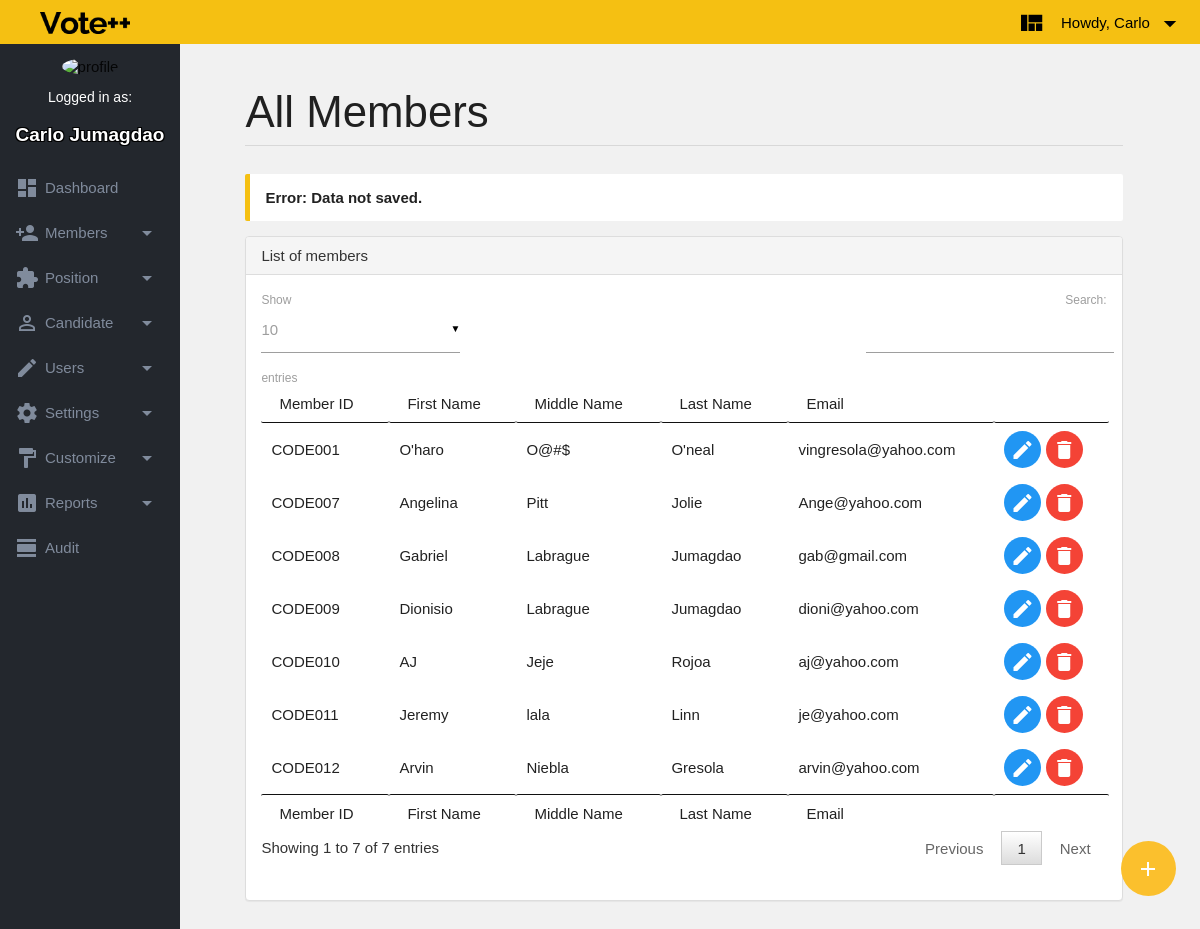
/pages/member.php?mes=1 (signed in), run on the app's committed database.
### tables this page shows
CREATE TABLE `tblMember` (
  `strMemberId` varchar(45) NOT NULL,
  `strMemFname` varchar(45) NOT NULL,
  `strMemMname` varchar(45) DEFAULT NULL,
  `strMemLname` varchar(45) NOT NULL,
  `strMemEmail` varchar(45) NOT NULL,
  `intMemSecId` int(11) NOT NULL DEFAULT '0',
  `strMemSecAnswer` varchar(80) DEFAULT NULL,
  `strMemPasscode` char(8) DEFAULT NULL,
  `datMemVoted` date DEFAULT NULL,
  `blDelete` tinyint(1) NOT NULL DEFAULT '0',
  PRIMARY KEY (`strMemberId`),
  UNIQUE KEY `strMemPasscode_UNIQUE` (`strMemPasscode`),
  KEY `fkMemSec_idx` (`intMemSecId`)
);

### pages/member.tmpl.php (the view, shortened to what this page needs)
<html>
<head>
<link href="../assets/css/prism.css" type="text/css" rel="stylesheet" media="screen,projection"
<link href="../assets/css/cdn-datatable/jquery.dataTables.min.css" type="text/css" rel="stylesheet" media="screen,projection">
<link href="../assets/plugins/jquery.dataTables.min.css" type="text/css" rel="stylesheet" media="screen,projection">
<link href="../assets/css/chartist.min.css" type="text/css" rel="stylesheet" media="screen,projection">
</head>
<body>
    <div id="content">
        <div class="container">
            <div class="row">
                <div class="col s12">
                    <h3 class="page-header">
                        All Members
                    </h3>
                </div>
                <div class="col s12">
                    <?php if(isset($_GET['mes'])){
                        $intMes = $_GET['mes'];
                        if($intMes == 1){?>
                            <div class="card-panel white">
                                <span style="font-weight: bold" class="<?=$strClassName?>">
                                    Error: Data not saved.
                                </span>
                            </div>
                        <?php } else if($intMes == 2){ ?>
                            <div class="card-panel white">
                                <span style="font-weight: bold" class="<?=$strClassName?>">
                                    Data Saved.
                                </span>
                            </div>
                        <?php }
                    } ?>
                </div>
                <div class="col s12">
                    <div class="panel panel-default">
                        <div class="panel-heading">
                            List of members
                        </div>
                        <div class="panel-body">
                            <div class="row">
                                <div class="col s12">
                                    <table id="data-table-simple" class="member-table" cellspacing="0" role="grid" aria-describedby="data-table-simple_info">
                                        <thead>
                                            <tr>
                                                <td>Member ID</td>
                                                <td>First Name</td>
                                                <td>Middle Name</td>
                                                <td>Last Name</td>
                                                <td>Email</td>
                                                <td></td>
                                            </tr>
                                        </thead>
                                        <tfoot>
                                            <tr>
                                                <td>Member ID</td>
                                                <td>First Name</td>
                                                <td>Middle Name</td>
                                                <td>Last Name</td>
                                                <td>Email</td>
                                                <td></td>
                                            </tr>
                                        </tfoot>
                                        <tbody>
                                            <?php
                                                foreach ($qrMemberRows as $strMemberRow) {
                                                    echo "<tr>";
                                                    $strMemID = $strMemberRow['strMemberId'];
                                                    $strMemFname = $strMemberRow['strMemFname'];
                                                    $strMemMname =$strMemberRow['strMemMname'];
                                                    $strMemLname =$strMemberRow['strMemLname'];
                                                    $strMemEmail =$strMemberRow['strMemEmail'];
                                                    echo "<td class = 'code'>$strMemID</td>";
                                                    echo "<td>$strMemFname</td>";
                                                    echo "<td>$strMemMname</td>";
                                                    echo "<td>$strMemLname</td>";
                                                    echo "<td>$strMemEmail</td>";
                                                    ?>
                                                    <td>
                                                    <button type="button" class="btn-floating tooltipped btn-small waves-effect waves-light blue view" onclick="rowFunction()" data-position="top" data-tooltip="Edit"><i class="small mdi-content-create" id="view"></i></button>
                                                    <a href="#modal1" class="btn-floating tooltipped btn-small waves-effect waves-light red btn modal-trigger del-rec" data-position="right" data-tooltip="Delete"><i class="small mdi-action-delete" ></i></a>
                                                </td>
                                                <?php
                                                    echo "</tr>";
                                                }
                                            ?>
                                        </tbody>
                                    </table>
                                </div>
                            </div>
                        </div>
                    </div>
                </div>
            </div>
        </div>
        <div class="fixed-action-btn" style="bottom: 45px; right: 24px;">
            <a href="addmember.php"class="btn-floating tooltipped btn-large yellow darken-2" data-position="left" data-tooltip="Add New">
                <i class="large mdi-content-add"></i>
            </a>
        </div>
    </div>
</body>
</html>

### assets/css/style.css (style rules this page uses)
html, body { margin: 0; height: 100%; max-width: 100%; font: 15px Raleway, Arial, Verdana, Helvetica, sans-serif; background-color: #f1f1f1; }
.container { width: 85%; }
.card-panel { border-left:5px solid #f5c012; padding: 15px; }
.btn { text-transform: none; }
.page-header { padding-bottom: 9px; margin: 40px 0 20px; border-bottom: 1px solid #D8D8D8; }
.panel { margin-bottom: 20px; background-color: #fff; border: 1px solid transparent; border-radius: 4px; -webkit-box-shadow: 0 1px 1px rgba(0,0,0,.05); box-shadow: 0 1px 1px rgba(0,0,0,.05); }
.panel-default { border-color: #ddd; }
.panel-heading { padding: 10px 15px; border-bottom: 1px solid transparent; border-top-left-radius: 3px; border-top-right-radius: 3px; }
.panel-default>.panel-heading { color: #333; background-color: #f5f5f5; border-color: #ddd; }
.panel-body { padding: 15px; }
#content { width: 86%; height: auto; float: right; margin-top: 4%; background-color: #f1f1f1; }

### data on the page
tblmember: strMemberId "CODE001", strMemFname "O'haro", strMemMname "O@#$", strMemLname "O'neal", strMemEmail "vingresola@yahoo.com"
tblmember: strMemberId "CODE007", strMemFname "Angelina", strMemMname "Pitt", strMemLname "Jolie", strMemEmail "Ange@yahoo.com"
tblmember: strMemberId "CODE008", strMemFname "Gabriel", strMemMname "Labrague", strMemLname "Jumagdao", strMemEmail "gab@gmail.com"
tblmember: strMemberId "CODE009", strMemFname "Dionisio", strMemMname "Labrague", strMemLname "Jumagdao", strMemEmail "dioni@yahoo.com"
tblmember: strMemberId "CODE010", strMemFname "AJ", strMemMname "Jeje", strMemLname "Rojoa", strMemEmail "aj@yahoo.com"
tblmember: strMemberId "CODE011", strMemFname "Jeremy", strMemMname "lala", strMemLname "Linn", strMemEmail "je@yahoo.com"
tblmember: strMemberId "CODE012", strMemFname "Arvin", strMemMname "Niebla", strMemLname "Gresola", strMemEmail "arvin@yahoo.com"

### other printed values
$_SESSION['fname'] "Carlo"
$_SESSION['lname'] "Jumagdao"
